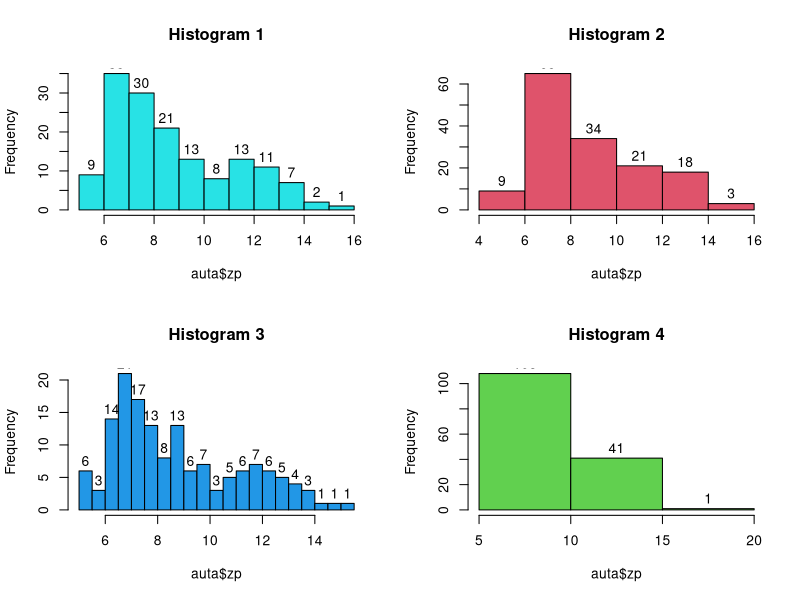
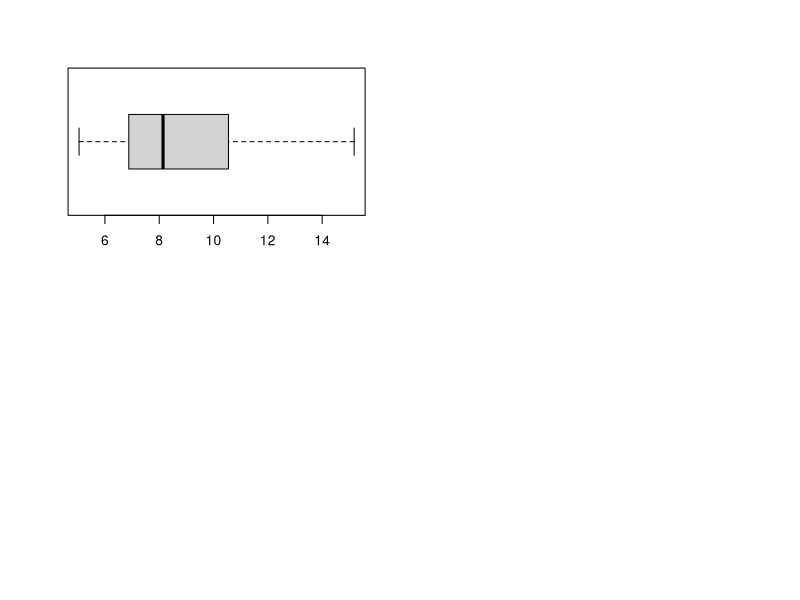

Reproduce these figures in R, in order.
## ---- chunk 1
auta = read.csv2('samochody.csv')
dim(auta) # liczba wierszy, liczba kolumn
# View(auta)
## ---- chunk 2
auta = read.csv2('samochody.csv')
# summary(auta) # przedstaw podsumowanie dla każdej kolumny ramki danych
# sapply(auta, typeof) # wykonaj funkcję typeof na każdym elemencie ramki danych
# is.factor(auta$producent) # czy jest czynnikiem? (kategorią danych, nie daną liczbową)
# levels(auta$producent)
auta$producent = factor(auta$producent)
# is.factor(auta$producent)
# summary(auta)
levels(auta$producent) = c('USA', 'Europe', 'Japan')
auta = subset(auta, select=-legenda)
summary(auta)
View(auta)
## ---- chunk 3
auta = na.omit(auta)
## ---- chunk 4
liters_per_galon = 3.785
meters_per_mile = 1609 
auta$zp = liters_per_galon  * 1000 * 100 / meters_per_mile / auta$mpg

View(auta)
## ---- chunk 5
par(mfrow=c(2,2))
hist(auta$zp, col=5, labels=TRUE, main="Histogram 1")
hist(auta$zp, col=2, breaks=5, labels=TRUE, main="Histogram 2")
hist(auta$zp, col=4, breaks=20, labels=TRUE, main="Histogram 3")
hist(auta$zp, col=3, breaks=3, labels=TRUE, main="Histogram 4")
## ---- chunk 6
stem(auta$zp)
## ---- chunk 7
zp = auta$zp
mean(zp)
median(zp)
quantile(zp)
min(zp)
max(zp)
range(zp)
var(zp)
sd(zp)
IQR(zp)

#install.packages('e1071')
library(e1071)
skewness(zp)
kurtosis(zp)
## ---- chunk 8
zp = auta$zp
boxplot(zp, horizontal=TRUE)
